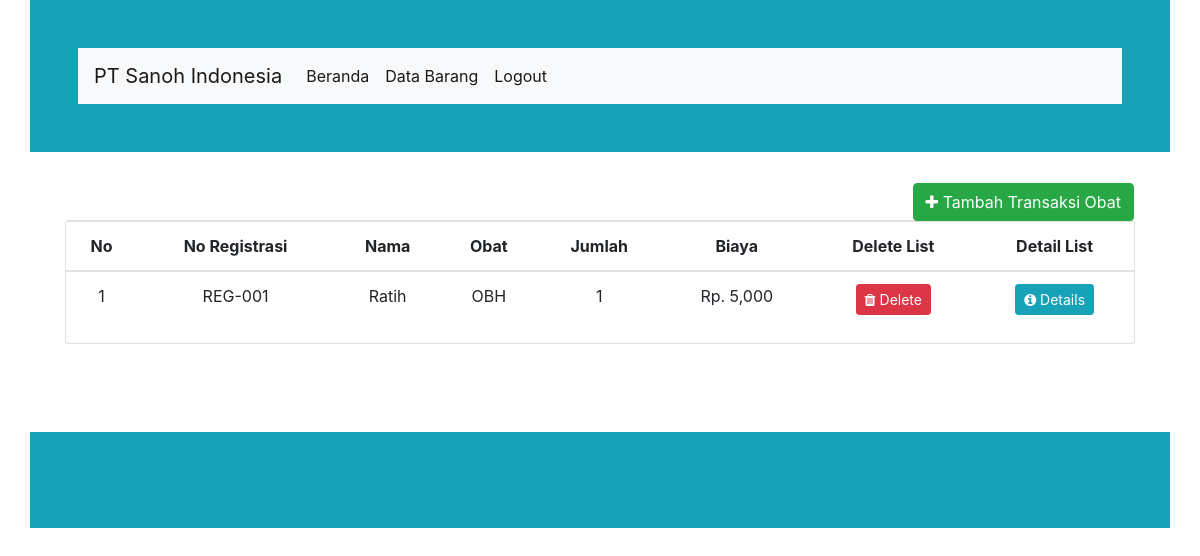
/index.php/admin/transaksiobat, run on the app's committed database.
### tables this page shows
CREATE TABLE `data_pasien` (
  `id_pasien` int(11) NOT NULL,
  `reg` varchar(250) NOT NULL,
  `nama` varchar(250) NOT NULL,
  `umur` varchar(250) NOT NULL,
  `alamat` text NOT NULL,
  `suami` varchar(250) NOT NULL,
  `pekerjaan` varchar(250) NOT NULL,
  `pendidikan` varchar(250) NOT NULL
);

CREATE TABLE `data_obat` (
  `id_obat` int(11) NOT NULL,
  `kode_obat` varchar(250) NOT NULL,
  `nama` varchar(250) NOT NULL,
  `stok` int(250) NOT NULL,
  `harga` int(250) NOT NULL
);

CREATE TABLE `data_transaksi_obat` (
  `id_transaksi_obat` int(11) NOT NULL,
  `reg` varchar(250) NOT NULL,
  `id_obat` int(11) NOT NULL,
  `biaya` int(11) NOT NULL,
  `jumlah` int(250) NOT NULL
);

### application/controllers/admin/Transaksiobat.php (called while the page is built, shortened)
<?php
class Transaksiobat extends CI_Controller {
    public function index(){
            $data['data_obat']=$this->db->query('select * from data_obat where stok between 1 and 10');
            $data['data_obat']=$data['data_obat']->num_rows();
    $data['pasien'] = $this->m_crud->tampil_data('data_pasien')->result();
    $data['obat'] = $this->m_crud->tampil_data('data_obat')->result();
    $data['transaksi_obat'] = $this->db->query("select id_transaksi_obat,jumlah, data_pasien.reg, data_pasien.nama as nama_pasien, data_obat.nama as nama_obat, data_transaksi_obat.biaya from data_pasien join data_transaksi_obat on data_pasien.reg=data_transaksi_obat.reg join data_obat on data_obat.id_obat=data_transaksi_obat.id_obat")->result();
    $this->load->view('admin/transaksiobat/v_transaksi_obat',$data);
      }
}

### index.php (called while the page is built, shortened)
<?php
require_once BASEPATH.'core/CodeIgniter.php';

### application/views/admin/transaksiobat/v_transaksi_obat.php (the view, shortened to what this page needs)
<body>
<main>
<div class="container my-5">
       <div class="card-body text-center">
    <div><?php echo $this->session->flashdata('msg'); ?>
    <div class="card">
        <button id="add__new__list" type="button" class="btn btn-success position-absolute" data-toggle="modal" data-target=".bd-example-modal-lg"><i class="fa fa-plus"></i> Tambah Transaksi Obat</button>
        <table class="table table-hover">
            <thead>
              <tr>
                <th scope="col">No</th>
                <th scope="col">No Registrasi </th>
                <th scope="col">Nama </th>
                <th scope="col">Obat</th>
                <th scope="col">Jumlah</th>
                <th scpe="col">Biaya</th>
                <th scope="col">Delete List</th>
                <th scope="col">Detail List</th>
              </tr>
            </thead>
            <tbody>
            <?php if (empty($transaksi_obat)) { ?>
                <tr>
                      <td colspan="8">Data Belum Ada</td>
                </tr>
            <?php
                } else {
                    $no = 0;
                    foreach ($transaksi_obat as $rowtransaksi_obat) {
                            $no++;
            ?>
                <tr>
                   <td><?php echo $no ?></td>
                   <td><?php echo $rowtransaksi_obat->reg ?></td>
                    <td><?php echo $rowtransaksi_obat->nama_pasien ?></td>
                    <td><?php echo $rowtransaksi_obat->nama_obat ?></td>
                    <td><?php echo $rowtransaksi_obat->jumlah ?></td>
                    <td><?php echo "Rp. ".number_format($rowtransaksi_obat->biaya) ?></td>
                    <td>
                    <a class="btn btn-sm btn-danger" href="<?php echo base_url() ?>index.php/admin/transaksiobat/hapus/<?php echo $rowtransaksi_obat->id_transaksi_obat ?>"><i class="fa fa-trash"></i> Delete</a>
                    </td>
                    <td><a class="btn btn-sm btn-info" href="<?php echo base_url() ?>index.php/admin/transaksiobat/detail/<?php echo $rowtransaksi_obat->id_transaksi_obat?>"><i class="fa fa-info-circle"></i> Details</a> </td>
                </tr>
                <?php }} ?>
            </tbody>
          </table>
    </div>
</main>

### application/views/admin/sniphets/header.php (style rules this page uses)
body { background-image:url(https://i0.wp.com/bekasiloker.com/wp-content/uploads/2018/07/Screenshot_1.png?fit=600%2C357); background-size: 100%; }
#add__new__list { top: -38px; right: 0px; }

### data on the page
data_pasien: reg "REG-001", nama "Ratih", data_obat.nama "OBH", data_transaksi_obat.jumlah "1", data_transaksi_obat.biaya "5,000"
